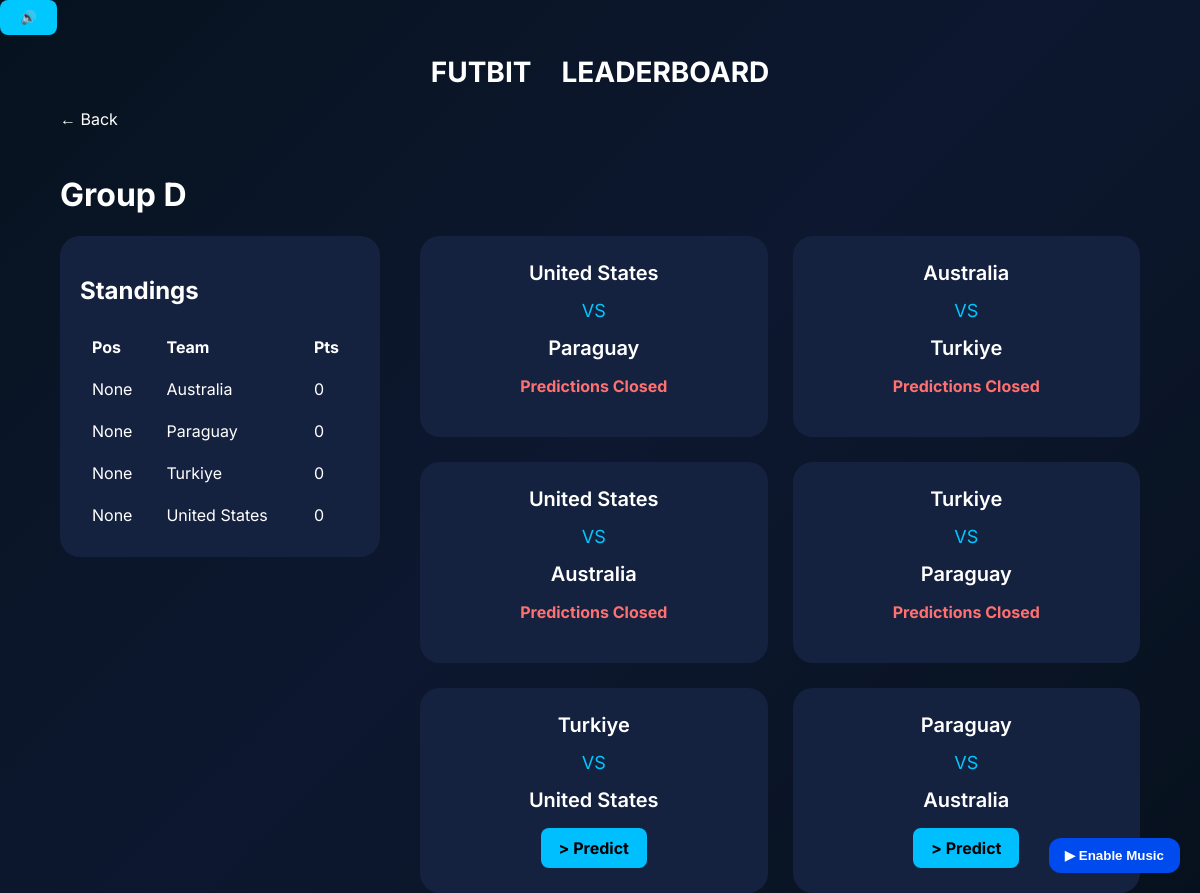
/group/D, run on the app's committed database.
### tables this page shows
CREATE TABLE standings (
            id INTEGER PRIMARY KEY AUTOINCREMENT,
            group_name TEXT,
            team TEXT,
            played INTEGER DEFAULT 0,
            wins INTEGER DEFAULT 0,
            draws INTEGER DEFAULT 0,
            losses INTEGER DEFAULT 0,
            gf INTEGER DEFAULT 0,
            ga INTEGER DEFAULT 0,
            gd INTEGER DEFAULT 0,
            points INTEGER DEFAULT 0,
            position integer,
            UNIQUE(group_name, team)
        );

CREATE TABLE matches (
            id INTEGER PRIMARY KEY,
            team1 TEXT,
            team2 TEXT,
            group_name TEXT,
            stage TEXT,
            match_number INTEGER,
            kickoff DATETIME,
            score1 INTEGER,
            score2 INTEGER,
            status TEXT,
            processed INTEGER DEFAULT 0
        );

### app.py (the view)
@app.route("/group/<group_name>")
def group(group_name):
    matches = get_matches_by_group(group_name)
    standings = get_standings(group_name)
    predictions = {}
    prediction_visibility = {}
    for match in matches:
        preds = get_match_predictions(match["id"])
        if prediction_closed(match["id"]):
            preds.sort(key=lambda p: (-p["points_awarded"], p["submitted_at"]))
        else:
            preds.sort(key=lambda p: p["submitted_at"])
        prediction_visibility[match["id"]] = preds
    if "user_id" in session:
        for match in matches:
            pred = get_prediction(session["user_id"], match["id"])
            predictions[match["id"]] = pred
    return render_template(
        "group.html",
        group_name=group_name,
        matches=matches,
        standings=standings,
        predictions=predictions,
        prediction_visibility=prediction_visibility,
        predict_match=request.args.get("predict", type=int),
    )

### helpers.py (called while the page is built)
def get_connection():
    conn = sqlite3.connect(DB_PATH)
    conn.row_factory = sqlite3.Row
    conn.execute("PRAGMA foreign_keys = ON")
    return conn

def get_matches_by_group(group_name):
    conn = get_connection()
    matches = conn.execute(
        """
        SELECT *
        FROM matches
        WHERE group_name=?
        ORDER BY kickoff
        """,
        (group_name,),
    ).fetchall()
    conn.close()
    return matches

def get_standings(group_name):
    conn = get_connection()
    standings = conn.execute(
        """
        SELECT *
        FROM standings
        WHERE group_name=?
        ORDER BY
            position ASC
        """,
        (group_name,),
    ).fetchall()
    conn.close()
    return standings

def get_match(match_id):
    conn = get_connection()
    match = conn.execute(
        """
        SELECT *

        FROM matches

        WHERE id = ?

        """,
        (match_id,),
    ).fetchone()
    conn.close()
    return match

def prediction_closed(match_id):
    match = get_match(match_id)
    kickoff = datetime.fromisoformat(match["kickoff"])
    lock_time = kickoff - timedelta(minutes=20)
    now = datetime.now(kickoff.tzinfo)
    return now >= lock_time

def get_match_predictions(match_id):
    conn = get_connection()
    predictions = conn.execute(
        """

        SELECT

        users.username,

        predictions.pred1,

        predictions.pred2,

        predictions.points_awarded,

        predictions.submitted_at


        FROM predictions


        JOIN users


        ON users.id = predictions.user_id


        WHERE match_id = ?

        """,
        (match_id,),
    ).fetchall()
    conn.close()
    return predictions

### templates/group.html (shortened to what this page needs)
{% extends "base.html" %} {% block content %}
<a href="{{url_for('home')}}" class="back"> ← Back </a>
<h1>Group {{group_name}}</h1>
<div class="group-layout">
  <div class="standings-card">
    <h2>Standings</h2>
    <table>
      <tr>
        <th>Pos</th>
        <th>Team</th>
        <th>Pts</th>
      </tr>
      {% for team in standings %}
      <tr>
        <td>{{team["position"]}}</td>
        <td>{{team["team"]}}</td>
        <td>{{team["points"]}}</td>
      </tr>
      {% endfor %}
    </table>
  </div>
  <div class="matches-section">
    {% for match in matches %}
    <div class="match-card" id="match-{{match['id']}}">
      <div class="team">{{match["team1"]}}</div>
      <div class="vs">VS</div>
      <div class="team">{{match["team2"]}}</div>
      {% set prediction = predictions.get(match["id"]) %} {% if
      prediction_closed(match["id"]) %}
      <p class="closed-text">Predictions Closed</p>
      {% else %} {% if predict_match == match["id"] %}
      <form
        method="POST"
        action="{{ url_for('predict', match_id=match['id']) }}"
        class="prediction-form"
      >
        <input type="hidden" name="group_name" value="{{group_name}}" />
        <input
          type="number"
          name="pred1"
          min="0"
          max="20"
          required
          value="{{ prediction['pred1'] if prediction else '' }}"
        />
        -
        <input
          type="number"
          name="pred2"
          min="0"
          max="20"
          required
          value="{{ prediction['pred2'] if prediction else '' }}"
        />
        <button>
          {{ "Update Prediction" if prediction else "Save Prediction" }}
        </button>
      </form>
      {% else %}
      <a
        href="{{url_for('group',group_name=group_name)}}?predict={{match['id']}}#match-{{match['id']}}"
        class="predict-button"
      >
        > Predict
      </a>
      {% endif %} {% endif %} {% set preds =
      prediction_visibility.get(match["id"], []) %}
    </div>
    {% endfor %}
  </div>
</div>
{% endblock %}

### static/style.css (style rules this page uses)
html { scroll-behavior: smooth; }
body { font-family: Inter, sans-serif; background: linear-gradient(135deg, #07121f, #0d1830, #07111d); min-height: 100vh; margin: 0; padding: 0; color: white; }
.group-layout { display: grid; grid-template-columns: 320px 1fr; gap: 40px; }
.standings-card { background: #15223f; padding: 20px; border-radius: 20px; align-self: start; position: sticky; top: 20px; }
table { width: 100%; }
th { text-align: left; padding: 10px; }
td { padding: 10px; }
.matches-section { display: grid; grid-template-columns: repeat(auto-fit, minmax(260px, 1fr)); gap: 25px; }
.match-card { background: #15223f; padding: 25px; border-radius: 20px; text-align: center; transition: 0.25s; }
.team { font-size: 20px; font-weight: 600; }
.vs { margin: 15px 0; font-size: 18px; color: #00c8ff; }
.back { display: inline-block; margin-bottom: 25px; color: white; text-decoration: none; }
.predict-button { display: inline-block; padding: 10px 18px; border-radius: 8px; background: #00bfff; text-decoration: none; color: black; font-weight: bold; }
.closed-text { color: #ff7070; font-weight: bold; margin-top: 15px; }

### data on the page
standings: position "None", team "Australia", points "0"
standings: position "None", team "Paraguay", points "0"
standings: position "None", team "Turkiye", points "0"
standings: position "None", team "United States", points "0"
matches: team1 "United States", team2 "Paraguay", shows "Predictions Closed"
matches: team1 "Australia", team2 "Turkiye", shows "Predictions Closed"
matches: team1 "United States", team2 "Australia", shows "Predictions Closed"
matches: team1 "Turkiye", team2 "Paraguay", shows "Predictions Closed"
matches: team1 "Turkiye", team2 "United States"
matches: team1 "Paraguay", team2 "Australia"

### other printed values
{{ group_name }} "D"
